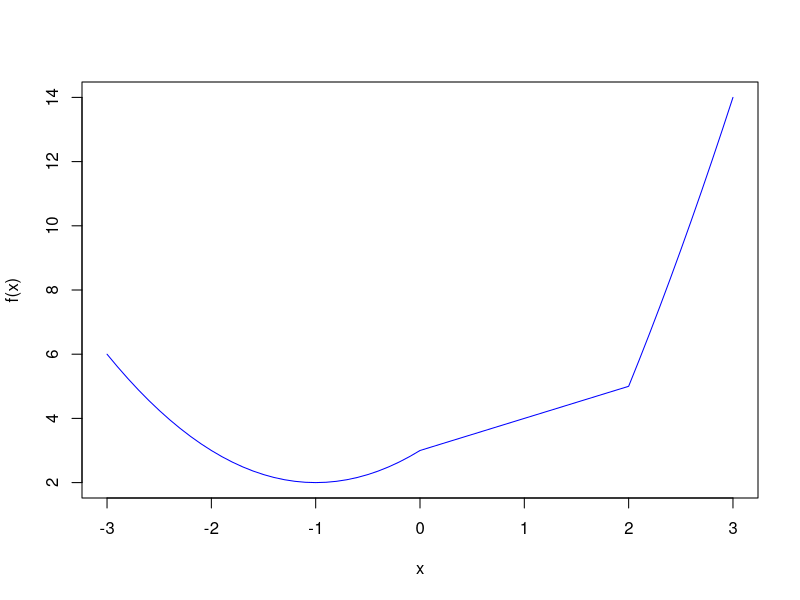
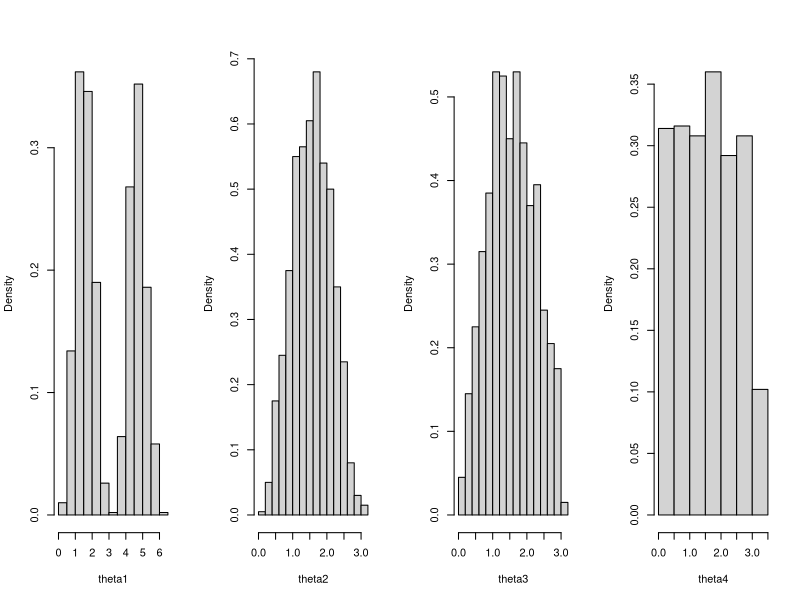
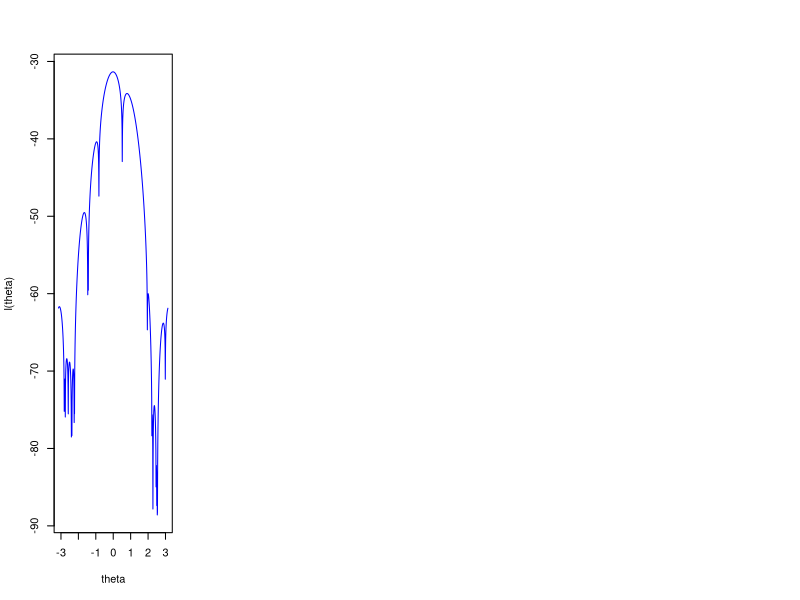

Recreate these plots in R, in order.
## ---- chunk 1
knitr::opts_chunk$set(echo = TRUE, tidy = TRUE, warning = FALSE, fig.align= "center", fig.width = 5, fig.height = 5)
## ---- chunk 2
tridiag <- function(k,n){
  A <- matrix(rep(0, n*n), ncol = n)
  diag(A) <- rep(k, n)
  diag(A[-1,-n]) <- rep(1, n-1)
  diag(A[-n,-1]) <- rep(1, n-1)
  return(A)
}

tridiag(n = 6, k = 5)
## ---- chunk 3
tmpFn <- function(xVec){
  x <- xVec
  ifelse(x < 0, x^2 + 2 * x + 3, ifelse(x<2, x+3, x^2 + 4*x - 7))
}
x <- seq(-3, 3, 0.1)
fx <- tmpFn(x)

plot(x = x, y = fx, "l", col = "blue", xlab = "x", ylab = "f(x)")
## ---- chunk 4
gcd <- function(m, n){
  re <- m%%n
  while(re != 0){
    m <- n
    n <- re
    re <- m%%n
  }
  return(n)
}

gcd(60,130)
## ---- chunk 5
order.matrix <- function(x){
  dimx <- dim(x)
  ord <- order(x)
  n <- length(ord)
  dim(ord) <- dimx
  indices <- NULL
  for (i in 1:n){
    indice <- which(ord == i, arr.ind = T)
    indices <- rbind(indices, indice)
  }
  indices <- cbind(1:n, indices)
  colnames(indices) <- c("order", "row", "column")
  return(indices)
}

x <- matrix(rchisq(n = 4*3, df = 1), ncol = 3)

order.matrix(x)
## ---- chunk 6
polaroid <- function(x){
  p <- length(x)
  q <- rep(0, p-1)
  R <- sqrt(sum(x^2))
  q[p-1] <- ifelse(atan(x[p]/x[p-1]) >= 0, atan(x[p]/x[p-1]), atan(x[p]/x[p-1]) + pi)
  for (i in (p-2):2){
    arctan <- atan((x[i+1]/cos(q[i+1]))/x[i])
    q[i] <- ifelse(arctan >= 0, arctan, arctan + pi)
  }
  q[1] <- ifelse(x[2]/cos(q[2]) >= 0, atan2(y = x[2]/cos(q[2]), x = x[1]), atan2(y = x[2]/cos(q[2]), x = x[1]) + 2*pi)
  
  return(c(R, q))
}
## ---- chunk 7
normalize <- function(X){
  norm <- sqrt(apply(X^2, MARGIN = 1, FUN =  sum))
  sweep(X, MARGIN = 1, STAT = norm, FUN = "/")
}
## ---- chunk 8
y <- matrix(rnorm(n = 1000*5), ncol = 5)

z <- normalize(y)

kstest <- apply(z, MARGIN = 2 ,FUN = ks.test, "punif",min=-1,max=1)

kstest

## ---- chunk 9
polar <- apply(y, MARGIN = 1, FUN = polaroid)

R2 <- (polar[1,])^2

ks.test(R2, "pchisq", df = 5)

theta <- polar[-1,]

par(mfrow = c(1,4))

hist(theta[1,], xlab = "theta1", freq = F, main = "")
hist(theta[2,], xlab = "theta2", freq = F, main = "")
hist(theta[3,], xlab = "theta3", freq = F, main = "")
hist(theta[4,], xlab = "theta4", freq = F, main = "")

ks.test(theta[1,], "punif", min = 0, max = 2*pi)

ks.test(theta[2,], "punif", min = 0, max = pi)
ks.test(theta[3,], "punif", min = 0, max = pi)
ks.test(theta[4,], "punif", min = 0, max = pi)

## ---- chunk 10
x <- c(3.91,4.85, 2.28, 4.06, 3.70, 4.04, 5.46, 3.53, 2.28, 1.96, 2.53, 3.88, 2.22, 3.47, 4.82,
2.46, 2.99, 2.54, 0.52, 2.50)

l <- function(theta,x){
  n <- length(x)
  -n*log(2*pi) + sum(log(1-cos(x - theta)))
}

theta <- seq(-pi, pi, 0.01)

ltheta <- apply(t(theta), MARGIN = 2, FUN = l, x = x)

plot(x = theta, y = ltheta, "l", col = "blue", xlab = "theta", ylab = "l(theta)", main = "")
## ---- chunk 11
thetamin <- optimize(f = l, x = x, interval = c(-pi, pi), maximum = T)

thetamin
## ---- chunk 12
options(digits = 20)

newton <- function(fun, derf, x0, eps)
{
iter <- 0
repeat {
iter <- iter + 1
x1 <- x0 - fun(x0) / derf(x0)
if (abs(x0 - x1) < eps || abs(fun(x1)) < 1e-10)
break
x0 <- x1
cat('****** Iter. No: ', iter, ' Current Iterate = ', x1,fill=T)
}
return(x1)
}

derl <- function(theta){
  sum(sin(x - theta)/(1 - cos(x - theta)))
}

dderl <- function(theta){
  - sum(1/(1 - cos(x - theta)))
}

newton(fun = derl, derf = dderl, x0 = 0, eps = 1e-4)
## ---- chunk 13
newton(fun = derl, derf = dderl, x0 = -2, eps = 1e-4)

newton(fun = derl, derf = dderl, x0 = -2.7, eps = 1e-4)
